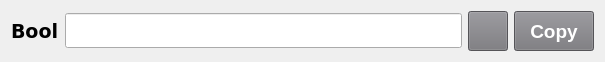
   <widget class="QWidget" name="layoutWidget_13">
    <property name="geometry">
     <rect>
      <x>660</x>
      <y>120</y>
      <width>605</width>
      <height>42</height>
     </rect>
    </property>
    <layout class="QHBoxLayout" name="horizontalLayout_15">
     <item>
      <widget class="QLabel" name="labelBool">
       <property name="font">
        <font>
         <family>DejaVu Sans</family>
         <pointsize>14</pointsize>
         <weight>75</weight>
         <bold>true</bold>
        </font>
       </property>
       <property name="text">
        <string>Bool</string>
       </property>
      </widget>
     </item>
     <item>
      <widget class="QLineEdit" name="Bool">
       <property name="enabled">
        <bool>true</bool>
       </property>
       <property name="minimumSize">
        <size>
         <width>300</width>
         <height>35</height>
        </size>
       </property>
       <property name="font">
        <font>
         <family>DejaVu Sans</family>
         <pointsize>12</pointsize>
        </font>
       </property>
       <property name="readOnly">
        <bool>true</bool>
       </property>
      </widget>
     </item>
     <item>
      <widget class="QPushButton" name="buttonGenBool">
       <property name="sizePolicy">
        <sizepolicy hsizetype="Minimum" vsizetype="Fixed">
         <horstretch>40</horstretch>
         <verstretch>40</verstretch>
        </sizepolicy>
       </property>
       <property name="minimumSize">
        <size>
         <width>40</width>
         <height>40</height>
        </size>
       </property>
       <property name="maximumSize">
        <size>
         <width>40</width>
         <height>40</height>
        </size>
       </property>
       <property name="styleSheet">
        <string notr="true">background-color: rgb(119, 118, 123);</string>
       </property>
       <property name="text">
        <string/>
       </property>
       <property name="icon">
        <iconset>
         <normaloff>img/reset.png</normaloff>img/reset.png</iconset>
       </property>
      </widget>
     </item>
     <item>
      <widget class="QPushButton" name="buttonCopyBool">
       <property name="minimumSize">
        <size>
         <width>0</width>
         <height>40</height>
        </size>
       </property>
       <property name="font">
        <font>
         <pointsize>14</pointsize>
         <weight>75</weight>
         <bold>true</bold>
        </font>
       </property>
       <property name="styleSheet">
        <string notr="true">background-color: rgb(119, 118, 123);
color: rgb(255, 255, 255);</string>
       </property>
       <property name="text">
        <string>Copy</string>
       </property>
      </widget>
     </item>
    </layout>
   </widget>
